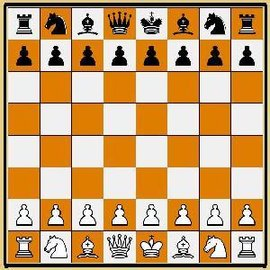
#> input picture testOpenCV/img/chess_board3.jpg, 270 x 270 px
$ python testHPF.py
#> lines starting #> are read from the running program, lines starting #| are printed output that depends on the picture
import cv2
import numpy as np
from scipy import ndimage

kernel_3x3 = np.array([[-1, -1, -1],
                   [-1,  8, -1],
                   [-1, -1, -1]])

kernel_5x5 = np.array([[-1, -1, -1, -1, -1],
                       [-1,  1,  2,  1, -1],
                       [-1,  2,  4,  2, -1],
                       [-1,  1,  2,  1, -1],
                       [-1, -1, -1, -1, -1]])

img = cv2.imread("../img/chess_board3.jpg", 0)
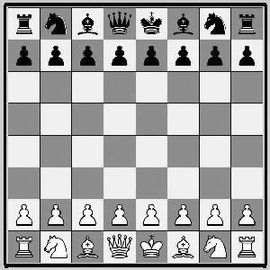
#> img: shape (270, 270); min 0, max 255, mean 168

k3 = ndimage.convolve(img, kernel_3x3)
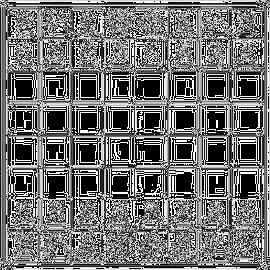
#> k3: shape (270, 270); min 0, max 255, mean 114.2
k5 = ndimage.convolve(img, kernel_5x5)
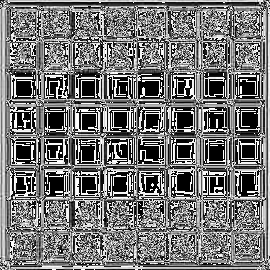
#> k5: shape (270, 270); min 0, max 255, mean 117.1

blurred = cv2.GaussianBlur(img, (21,21), 0)
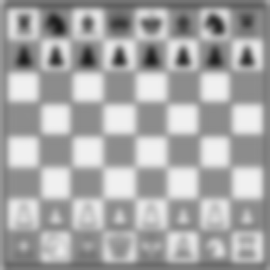
#> blurred: shape (270, 270); min 29, max 240, mean 167.5
g_hpf = img - blurred
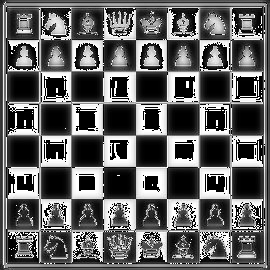
#> g_hpf: shape (270, 270); min 0, max 255, mean 96.8

cv2.imshow("3x3", k3)
cv2.imshow("5x5", k5)
cv2.imshow("g_hpf", g_hpf)
cv2.waitKey()
cv2.destroyAllWindows()
